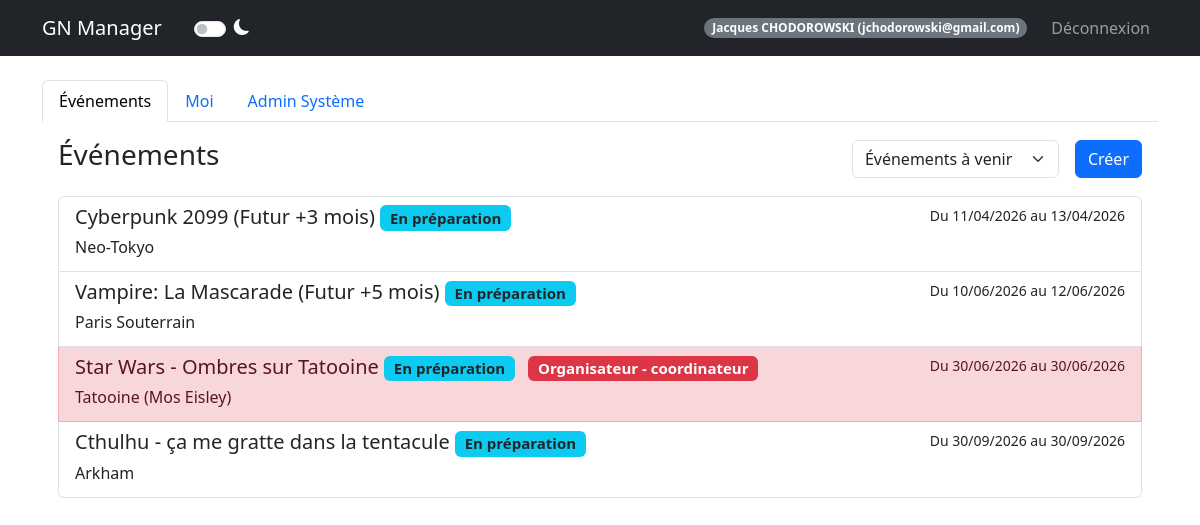
The page /dashboard (signed in) on the database its author committed.
### models.py (models this page shows, shortened)
class User(UserMixin, db.Model):
    id = db.Column(db.Integer, primary_key=True)
    email = db.Column(db.String(120), unique=True, nullable=False)
    password_hash = db.Column(db.String(128))
    nom = db.Column(db.String(80))
    prenom = db.Column(db.String(80))
    age = db.Column(db.Integer)
    genre = db.Column(db.String(20))
    avatar_url = db.Column(db.String(200))
    role = db.Column(db.String(20), default='user')  # createur, sysadmin, user
    is_banned = db.Column(db.Boolean, default=False)
    is_deleted = db.Column(db.Boolean, default=False)  # Suppression logique
    @property
    def is_admin(self):
        return self.role in ['createur', 'sysadmin']

class Event(db.Model):
    id = db.Column(db.Integer, primary_key=True)
    name = db.Column(db.String(100), nullable=False)
    description = db.Column(db.Text)
    date_start = db.Column(db.DateTime, nullable=False)
    date_end = db.Column(db.DateTime, nullable=False)
    location = db.Column(db.String(200))
    background_image = db.Column(db.String(200))
    visibility = db.Column(db.String(20), default='public')  # public, private
    organizer_structure = db.Column(db.String(100))
    org_link_url = db.Column(db.String(255))
    org_link_title = db.Column(db.String(100))
    google_form_url = db.Column(db.String(255))
    google_form_active = db.Column(db.Boolean, default=False)
    discord_webhook_url = db.Column(db.String(255), nullable=True)
    external_link = db.Column(db.String(255))
    statut = db.Column(db.String(50), default='En préparation')
    groups_config = db.Column(db.Text, default='{"PJ": ["Peu importe"], "PNJ": ["Peu importe"], "Organisateur": ["Peu importe"]}')
    max_pjs = db.Column(db.Integer, default=50)
    max_pnjs = db.Column(db.Integer, default=10)
    max_organizers = db.Column(db.Integer, default=5)

class Participant(db.Model):
    id = db.Column(db.Integer, primary_key=True)
    event_id = db.Column(db.Integer, db.ForeignKey('event.id'), nullable=False)
    user_id = db.Column(db.Integer, db.ForeignKey('user.id'), nullable=False)
    type = db.Column(db.String(50))  # Organisateur, PJ, PNJ
    group = db.Column(db.String(50))
    role_id = db.Column(db.Integer, db.ForeignKey('role.id', use_alter=True, name='fk_participant_role'), nullable=True)
    role_communicated = db.Column(db.Boolean, default=False)
    role_received = db.Column(db.Boolean, default=False)
    registration_status = db.Column(db.String(50), default='À valider')
    paf_status = db.Column(db.String(20), default='non versée')  # non versée, partielle, versée, erreur
    payment_method = db.Column(db.String(50))
    payment_amount = db.Column(db.Float, default=0.0)
    payment_comment = db.Column(db.Text)
    comment = db.Column(db.Text)
    custom_image = db.Column(db.String(200))
    __table_args__ = (
        db.Index('idx_participant_event', 'event_id'),
        db.Index('idx_participant_user', 'user_id'),
        db.Index('idx_participant_status', 'registration_status'),
    )
    user = db.relationship('User', backref='participations')
    event = db.relationship('Event', backref='participants')
    role = db.relationship('Role', foreign_keys=[role_id], backref='participants_with_role')

### routes/admin_routes.py (the view)
@admin_bp.route('/dashboard')
@login_required
def dashboard():
    users_pagination = None
    if current_user.is_admin:
        page = request.args.get('page', 1, type=int)
        users_pagination = User.query.paginate(page=page, per_page=DefaultValues.USERS_PER_PAGE, error_out=False)
    filter_type = request.args.get('filter', 'future')
    my_participations = Participant.query\
        .filter_by(user_id=current_user.id)\
        .options(joinedload(Participant.event))\
        .all()
    my_event_ids = [p.event_id for p in my_participations]
    my_roles = {p.event_id: p for p in my_participations}
    events = []
    now = datetime.now()
    if filter_type == 'mine':
        if my_event_ids:
            events = Event.query.filter(Event.id.in_(my_event_ids)).order_by(Event.date_start).all()
    elif filter_type == 'future':
        events = Event.query.filter(Event.date_start >= now).order_by(Event.date_start).all()
    elif filter_type == 'past':
        events = Event.query.filter(Event.date_end < now).order_by(Event.date_start.desc()).all()
    else:
        events = Event.query.order_by(Event.date_start).all()
    admin_view = request.args.get('admin_view')
    return render_template('dashboard.html',
                         user=current_user,
                         users_pagination=users_pagination,
                         events=events,
                         my_event_ids=my_event_ids,
                         my_roles=my_roles,
                         current_filter=filter_type,
                         admin_view=admin_view)

### templates/dashboard.html (shortened to what this page needs)
{% extends "base.html" %}
{% block content %}
<ul class="nav nav-tabs" id="myTab" role="tablist">
    <li class="nav-item" role="presentation">
        <button class="nav-link {% if not admin_view %}active{% endif %}" id="events-tab" data-bs-toggle="tab"
            data-bs-target="#events" type="button" role="tab">Événements</button>
    </li>
    <li class="nav-item" role="presentation">
        <button class="nav-link" id="me-tab" data-bs-toggle="tab" data-bs-target="#me" type="button"
            role="tab">Moi</button>
    </li>
    {% if user.is_admin %}
    <li class="nav-item" role="presentation">
        <button class="nav-link {% if admin_view %}active{% endif %}" id="admin-tab" data-bs-toggle="tab"
            data-bs-target="#admin" type="button" role="tab">Admin Système</button>
    </li>
    {% endif %}
</ul>
<div class="tab-content" id="myTabContent">
    <div class="tab-pane fade p-3 {% if not admin_view %}show active{% endif %}" id="events" role="tabpanel">
        <div class="d-flex justify-content-between align-items-center mb-3">
            <h3>Événements</h3>
            <div class="d-flex gap-2">
                <form action="{{ url_for('admin.dashboard') }}" method="GET" class="d-flex align-items-center">
                    <select name="filter" class="form-select me-2" onchange="this.form.submit()">
                        <option value="future" {% if current_filter=='future' %}selected{% endif %}>Événements à venir
                        </option>
                    </select>
                </form>
                <a href="{{ url_for('event.create_event') }}" class="btn btn-primary">Créer</a>
            </div>
        </div>
        <div class="list-group">
            {% for e in events %}
            {% set participation = my_roles.get(e.id) %}
            {% set row_class = "" %}
            {% set badge_class = "" %}
            {% set badge_text = "" %}
            {% if participation %}
            {% if participation.registration_status == 'En attente' or participation.registration_status == 'À valider'
            %}
            {% set row_class = "list-group-item-secondary" %}
            {% set badge_class = "bg-light text-dark border" %}
            {% set badge_text = participation.type ~ " (En Attente)" %}
            {% elif participation.type == 'organisateur' or participation.type == 'Organisateur' %}
            {% set row_class = "list-group-item-danger" %}
            {% set badge_class = "bg-danger" %}
            {% set badge_text = "Organisateur" %}
            {% elif participation.type == 'PJ' %}
            {% set row_class = "list-group-item-success" %}
            {% set badge_class = "bg-success" %}
            {% set badge_text = "PJ" %}
            {% elif participation.type == 'PNJ' %}
            {% set row_class = "list-group-item-primary" %}
            {% set badge_class = "bg-primary" %}
            {% set badge_text = "PNJ" %}
            {% else %}
            {% set row_class = "list-group-item-success" %}
            {% set badge_class = "bg-success" %}
            {% set badge_text = participation.type %}
            {% endif %}
            {% endif %}
            {% set status_color = "bg-secondary" %}
            {% if e.statut == "Événement en cours" %}
            {% set status_color = "bg-success" %}
            {% elif e.statut == "Terminé" %}
            {% set status_color = "bg-dark" %}
            {% elif e.statut == "Annulé" %}
            {% set status_color = "bg-danger" %}
            {% elif e.statut == "En préparation" %}
            {% set status_color = "bg-info text-dark" %}
            {% elif e.statut == "Inscriptions ouvertes" %}
            {% set status_color = "bg-success" %}
            {% endif %}
            <a href="{{ url_for('event.detail', event_id=e.id) }}"
                class="list-group-item list-group-item-action {{ row_class }}">
                <div class="d-flex w-100 justify-content-between">
                    <h5 class="mb-1">
                        {{ e.name }}
                        <span class="badge {{ status_color }}">{{ e.statut }}</span>
                        {% if participation %}
                        <span class="badge {{ badge_class }} ms-2">{{ badge_text }}
                            {% if (participation.registration_status != 'En attente' and
                            participation.registration_status != 'À valider') and participation.group and
                            participation.group != 'Peu importe' %}
                            - {{ participation.group }}
                            {% endif %}
                        </span>
                        {% endif %}
                    </h5>
                    <small>Du {{ e.date_start.strftime('%d/%m/%Y') }} au {{ e.date_end.strftime('%d/%m/%Y') }}</small>
                </div>
                <p class="mb-1">{{ e.location }}</p>
            </a>
            {% else %}
            <p class="text-muted text-center mt-4">Aucun événement trouvé pour ce filtre.</p>
            {% endfor %}
        </div>
    </div>
        {% endblock %}

### templates/base.html (shortened to what this page needs)
<!DOCTYPE html>
<html lang="fr" data-bs-theme="light">
<head>
    <link href="https://cdn.jsdelivr.net/npm/bootstrap@5.3.0/dist/css/bootstrap.min.css" rel="stylesheet">
    <link rel="stylesheet" href="https://cdn.jsdelivr.net/npm/bootstrap-icons@1.11.3/font/bootstrap-icons.min.css">
</head>
<body>
    <nav class="navbar navbar-expand-lg navbar-dark bg-dark">
        <div class="container">
            <a class="navbar-brand" href="{{ url_for('auth.index') }}">GN Manager</a>
            <div class="form-check form-switch ms-3 d-flex align-items-center">
                <input class="form-check-input" type="checkbox" role="switch" id="themeSwitch" style="cursor: pointer;">
                <label class="form-check-label text-light ms-2" for="themeSwitch" style="cursor: pointer;">
                    <i class="bi bi-moon-fill" id="themeIcon"></i>
                </label>
            </div>
            {% if current_user.is_authenticated %}
            <div class="navbar-nav ms-auto align-items-center">
                <span class="badge bg-secondary rounded-pill me-3">{{ current_user.prenom }} {{ current_user.nom|upper
                    }} ({{ current_user.email }})</span>
                <a class="nav-link" href="{{ url_for('auth.logout') }}">Déconnexion</a>
            </div>
            {% endif %}
        </div>
    </nav>
    <div class="container mt-4">
        {% block content %}{% endblock %}
</body>
</html>

### rows shown on the page
User: prenom "Jacques", nom "CHODOROWSKI", email "jchodorowski@gmail.com"
Event: name "Cyberpunk 2099 (Futur +3 mois)", statut "En préparation", date_start "11/04/2026", date_end "13/04/2026", location "Neo-Tokyo"
Event: name "Vampire: La Mascarade (Futur +5 mois)", statut "En préparation", date_start "10/06/2026", date_end "12/06/2026", location "Paris Souterrain"
Event: name "Star Wars - Ombres sur Tatooine", statut "En préparation", badge_text "Organisateur", date_start "30/06/2026", date_end "30/06/2026", location "Tatooine (Mos Eisley)"
Participant: group "coordinateur"
Event: name "Cthulhu - ça me gratte dans la tentacule", statut "En préparation", date_start "30/09/2026", date_end "30/09/2026", location "Arkham"
